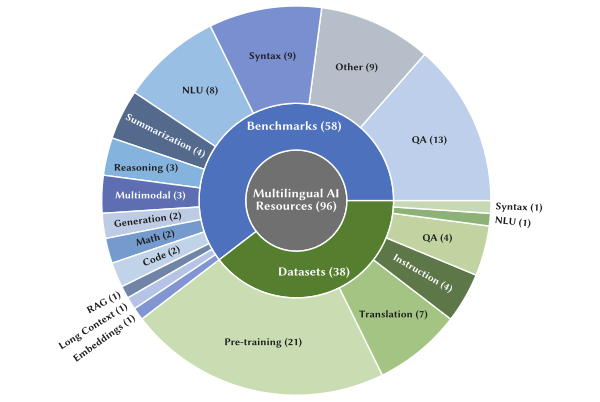

Write Python code to recreate this figure.
#!/usr/bin/env python3
"""Sunburst of the LinguaGapAtlas corpus: all resources in the centre, resource
type in the inner ring, task class within each type in the outer ring, every
ring sized by its number of resources.

Writes fig_sunburst.pdf (vector, for the paper) and fig_sunburst_preview.png
next to this script:

    python paper/figure_assets/fig_sunburst.py

Text is set in Linux Biolinum, the sans face of the acmart template, through
pdflatex and the libertine package, so the figure matches the paper's type.
Without pdflatex or libertine (or with --no-latex) it falls back to DejaVu Sans.
The figure is drawn at its printed size, 6 in wide (the height follows the
drawing), so the font sizes are the printed ones: nothing below 7.5 pt.

The counts are the consensus labels of the released corpus (data/corpus.csv,
coder = consensus-5rounds). They are fixed here, not recomputed.
"""
import argparse
import math
import shutil
import subprocess
from pathlib import Path

import matplotlib

HERE = Path(__file__).resolve().parent

ROOT = "Multilingual AI Resources"
# (task class, resources), in the order of the consensus list.
GROUPS = [
    ("Benchmarks", [("QA", 13), ("Other", 9), ("Syntax", 9), ("NLU", 8), ("Summarization", 4),
                    ("Reasoning", 3), ("Multimodal", 3), ("Generation", 2), ("Math", 2), ("Code", 2),
                    ("RAG", 1), ("Long Context", 1), ("Embeddings", 1)]),
    ("Datasets", [("Pre-training", 21), ("Translation", 7), ("Instruction", 4), ("QA", 4),
                  ("NLU", 1), ("Syntax", 1)]),
]

# Colours: a grey centre, a blue and a green resource type, and steel, slate and
# periwinkle shades of each for its classes, alternating light and dark so that
# neighbours stay apart. Labels are white or ink, whichever contrasts with the fill.
ROOT_FILL = "#707070"
GROUP_FILL = {"Benchmarks": "#4e71be", "Datasets": "#567e2f"}
CLASS_FILL = {
    "Benchmarks": ["#bdcfea", "#b6bfc9", "#7a8fd0", "#9abfe5", "#546a8c", "#84b3de", "#5d6eb3",
                   "#bdcbe5", "#749bcc", "#c0d3e8", "#7084a8", "#b5c4e6", "#8195d3"],
    "Datasets": ["#c9dcb2", "#a4c483", "#5d7748", "#c1d3a1", "#8db177", "#c7d8b5"],
}
SURFACE = "#ffffff"
INK = "#1d1d1b"

# Geometry, in units of the outer radius: the centre disc and two rings.
R_ROOT, R_GROUP, R_CLASS = 0.26, 0.50, 1.0
GAP_PT = 1.0                           # white border between segments, in points
PAD = 0.014                            # space kept between a label and its segment's edges, units
WIDTH_IN = 6.0                         # printed width; the height follows the drawing
MARGIN_IN = 0.06
UNIT_IN = 1.95                         # inches per unit (outer radius)
FS_CLASS = 7.5                         # pt
FS_GROUP = 9.0
FS_ROOT = 9.0
LINESPACING = 1.1


def latex_ok():
    """pdflatex with the libertine and pgf packages (pgf typesets the figure)."""
    if not (shutil.which("pdflatex") and shutil.which("kpsewhich")):
        return False
    found = subprocess.run(["kpsewhich", "libertine.sty", "pgf.sty"], capture_output=True, text=True).stdout
    return len(found.split()) == 2


def setup(use_latex):
    if use_latex:
        matplotlib.use("pgf")
        matplotlib.rcParams.update({
            "pgf.texsystem": "pdflatex", "pgf.rcfonts": False,
            # \pagestyle{empty}: no page number below the figure's page
            "pgf.preamble": r"\usepackage[T1]{fontenc}\usepackage{libertine}\pagestyle{empty}",
            "font.family": "sans-serif"})
    else:
        matplotlib.use("Agg")
        matplotlib.rcParams.update({"font.family": "DejaVu Sans", "pdf.fonttype": 42})


def luminance(hex_colour):
    rgb = [int(hex_colour[i:i + 2], 16) / 255 for i in (1, 3, 5)]
    r, g, b = (c / 12.92 if c <= 0.04045 else ((c + 0.055) / 1.055) ** 2.4 for c in rgb)
    return 0.2126 * r + 0.7152 * g + 0.0722 * b


def label_ink(fill):
    """White or ink, whichever has the higher contrast ratio with the fill."""
    on_white = (1.05) / (luminance(fill) + 0.05)
    on_ink = (luminance(fill) + 0.05) / (luminance(INK) + 0.05)
    return SURFACE if on_white >= on_ink else INK


class Canvas:
    """The axes, in units of the outer radius, and text measurement in those units."""

    def __init__(self):
        import matplotlib.pyplot as plt
        from matplotlib.font_manager import FontProperties
        self.FontProperties = FontProperties
        self.fig = plt.figure(figsize=(WIDTH_IN, WIDTH_IN))
        self.ax = self.fig.add_axes((0, 0, 1, 1))
        self.ax.set_axis_off()
        self.limits(0.0, 0.0, WIDTH_IN)
        self.renderer = self.fig.canvas.get_renderer()

    def limits(self, cx, cy, height_in):
        """Axes limits centred on (cx, cy) at UNIT_IN inches per unit, for a figure
        WIDTH_IN wide and height_in tall."""
        self.fig.set_size_inches(WIDTH_IN, height_in)
        w, h = WIDTH_IN / UNIT_IN, height_in / UNIT_IN
        self.ax.set_xlim(cx - w / 2, cx + w / 2)
        self.ax.set_ylim(cy - h / 2, cy + h / 2)

    def fit(self):
        """Centre the drawing on the page and make the page as tall as the drawing
        plus the margin; the scale, and so every font size, stays as drawn."""
        to_data = self.ax.transData.inverted()
        x0, y0, x1, y1 = -R_CLASS, -R_CLASS, R_CLASS, R_CLASS
        for t in self.ax.texts:
            (a, b), (c, d) = to_data.transform(t.get_window_extent(self.renderer).get_points())
            x0, y0, x1, y1 = min(x0, a), min(y0, b), max(x1, c), max(y1, d)
        need = (x1 - x0) * UNIT_IN + 2 * MARGIN_IN
        if need > WIDTH_IN + 1e-6:
            print(f"warning: the drawing is {need:.2f} in wide, more than the {WIDTH_IN} in page")
        self.limits((x0 + x1) / 2, (y0 + y1) / 2, (y1 - y0) * UNIT_IN + 2 * MARGIN_IN)
        return (x1 - x0) * UNIT_IN, (y1 - y0) * UNIT_IN

    def size(self, s, fs):
        """(width, height) of a bold label, in units: the widest line, and the
        lines' full height from the lowest descender to the highest ascender."""
        prop = self.FontProperties(size=fs, weight="bold")
        to_units = 1 / (self.fig.dpi * UNIT_IN)
        lines = s.split("\n")
        w = max(self.renderer.get_text_width_height_descent(line, prop, ismath=False)[0] for line in lines)
        h = self.renderer.get_text_width_height_descent("(Ag", prop, ismath=False)[1]
        h += (len(lines) - 1) * LINESPACING * fs * 1.2 * self.fig.dpi / 72
        return w * to_units, h * to_units

    def text(self, x, y, s, fs, color, rotation=0.0, ha="center"):
        self.ax.text(x, y, s, fontsize=fs, fontweight="bold", color=color, rotation=rotation, ha=ha,
                     va="center", rotation_mode="anchor", linespacing=LINESPACING, multialignment="center")


def polar(r, deg):
    a = math.radians(deg)
    return r * math.cos(a), r * math.sin(a)


def wedges():
    """Angles for every class, anticlockwise from 3 o'clock: the benchmarks fill
    the top and the datasets follow, as in a standard sunburst."""
    total = sum(n for _, kids in GROUPS for _, n in kids)
    per = 360 / total
    out, a = [], 0.0
    for group, kids in GROUPS:
        for i, (name, n) in enumerate(kids):
            out.append({"group": group, "name": name, "n": n, "lo": a, "hi": a + n * per,
                        "fill": CLASS_FILL[group][i]})
            a += n * per
    return out


def orientation(kind, deg):
    """Text rotation, in degrees, for a label at angle deg: horizontal, radial
    (along the radius) or tangential (across it), always turned to read upright."""
    if kind == "horizontal":
        return 0.0
    if kind == "radial":
        return deg if math.cos(math.radians(deg)) >= 0 else deg - 180
    return deg - 90 if math.sin(math.radians(deg)) >= 0 else deg + 90


def fits(cx, cy, w, h, rot, r_in, r_out, lo, hi):
    """Whether a w x h box centred on (cx, cy) and turned by rot degrees lies
    inside the ring segment, PAD from every edge (tested along its outline)."""
    c, s = math.cos(math.radians(rot)), math.sin(math.radians(rot))
    for k in range(40):
        t = k / 10
        u, v = [(t - 0.5, -0.5), (0.5, t - 1.5), (2.5 - t, 0.5), (-0.5, 3.5 - t)][k // 10]
        x, y = cx + u * w * c - v * h * s, cy + u * w * s + v * h * c
        r = math.hypot(x, y)
        rel = (math.degrees(math.atan2(y, x)) - lo) % 360
        margin = math.degrees(PAD / r)
        if not (r_in + PAD <= r <= r_out - PAD and margin <= rel <= hi - lo - margin):
            return False
    return True


def place(cv, text_lines, fs, r_in, r_out, lo, hi):
    """The first layout of a label that fits inside its segment: one line before
    two, horizontal before radial before tangential, and for each the fitting
    position nearest the segment's middle (within its central 70%).
    Returns (x, y, rotation, text) or None."""
    mid, half = (lo + hi) / 2, (hi - lo) / 2
    r_mid = (r_in + r_out) / 2
    spots = sorted((abs(dr) / (r_out - r_in) + abs(da) / half, dr, da)
                   for dr in [0.0] + [s * k * 0.02 for k in range(1, 10) for s in (1, -1)]
                   for da in [0.0] + [s * k for k in range(1, int(0.7 * half) + 1) for s in (1, -1)])
    for text in text_lines:
        w, h = cv.size(text, fs)
        for kind in ("horizontal", "radial", "tangential"):
            for _, dr, da in spots:
                rot = orientation(kind, mid + da)
                x, y = polar(r_mid + dr, mid + da)
                if fits(x, y, w, h, rot, r_in, r_out, lo, hi):
                    return x, y, rot, text
    return None


def draw(cv):
    from matplotlib.patches import Circle, Wedge
    ax = cv.ax
    classes = wedges()
    total = sum(c["n"] for c in classes)

    # Centre: every resource.
    ax.add_patch(Circle((0, 0), R_ROOT, facecolor=ROOT_FILL, edgecolor=SURFACE, linewidth=GAP_PT))
    cv.text(0, 0, f"{ROOT.replace('AI ', 'AI' + chr(10))} ({total})", FS_ROOT, label_ink(ROOT_FILL))

    # Inner ring: resource type.
    for group, kids in GROUPS:
        mine = [c for c in classes if c["group"] == group]
        lo, hi = mine[0]["lo"], mine[-1]["hi"]
        fill = GROUP_FILL[group]
        ax.add_patch(Wedge((0, 0), R_GROUP, lo, hi, width=R_GROUP - R_ROOT, facecolor=fill,
                           edgecolor=SURFACE, linewidth=GAP_PT))
        n = sum(k for _, k in kids)
        spot = place(cv, [f"{group} ({n})", f"{group}\n({n})"], FS_GROUP, R_ROOT, R_GROUP, lo, hi)
        if spot is None:
            raise SystemExit(f"the label of {group} does not fit its ring segment")
        x, y, rot, text = spot
        cv.text(x, y, text, FS_GROUP, label_ink(fill), rot)

    # Outer ring: task class. A label that fits nowhere inside its segment is set
    # just outside it, along the radius; neighbouring outside labels are fanned
    # apart just enough to keep a line's height between them.
    outside = []
    for c in classes:
        ax.add_patch(Wedge((0, 0), R_CLASS, c["lo"], c["hi"], width=R_CLASS - R_GROUP, facecolor=c["fill"],
                           edgecolor=SURFACE, linewidth=GAP_PT))
        label = f"{c['name']} ({c['n']})"
        spot = place(cv, [label, f"{c['name']}\n({c['n']})"], FS_CLASS, R_GROUP, R_CLASS, c["lo"], c["hi"])
        if spot:
            x, y, rot, text = spot
            cv.text(x, y, text, FS_CLASS, label_ink(c["fill"]), rot)
        else:
            outside.append((label, (c["lo"] + c["hi"]) / 2))
    r_out = R_CLASS + 0.025
    min_gap = math.degrees(1.3 * FS_CLASS / 72 / UNIT_IN / r_out)
    angles = fan([deg for _, deg in outside], min_gap)
    for (label, _), deg in zip(outside, angles):
        x, y = polar(r_out, deg)
        right = math.cos(math.radians(deg)) >= 0
        cv.text(x, y, label, FS_CLASS, INK, orientation("radial", deg), ha="left" if right else "right")


def fan(angles, gap):
    """The angles moved apart, in order, until neighbours are at least `gap`
    degrees apart, each run of crowded labels staying centred where it was."""
    out = list(angles)
    for _ in range(200):
        moved = False
        for i in range(len(out) - 1):
            short = gap - (out[i + 1] - out[i])
            if 1e-9 < short and out[i + 1] - out[i] < 3 * gap:     # only near neighbours
                out[i] -= short / 2
                out[i + 1] += short / 2
                moved = True
        if not moved:
            break
    return out


def main():
    ap = argparse.ArgumentParser(description=__doc__.split("\n")[0])
    ap.add_argument("--no-latex", action="store_true", help="use DejaVu Sans instead of Biolinum through LaTeX")
    args = ap.parse_args()
    use_latex = not args.no_latex and latex_ok()
    if not use_latex and not args.no_latex:
        print("pdflatex with the libertine and pgf packages not found: falling back to DejaVu Sans")
    setup(use_latex)
    cv = Canvas()
    draw(cv)
    width, height = cv.fit()
    pdf, png = HERE / "fig_sunburst.pdf", HERE / "fig_sunburst_preview.png"
    cv.fig.savefig(pdf, facecolor=SURFACE)
    try:
        cv.fig.savefig(png, dpi=300, facecolor=SURFACE)
    except RuntimeError as e:      # through LaTeX, the PNG is converted from the PDF
        raise SystemExit(f"wrote {pdf}, but not the PNG preview, which needs pdftocairo or ghostscript: {e}")
    from PIL import Image          # flatten onto white: the page's last pixel row is fractional
    with Image.open(png) as im:
        flat = Image.new("RGB", im.size, SURFACE)
        flat.paste(im, mask=im.getchannel("A") if "A" in im.getbands() else None)
    flat.save(png, dpi=(300, 300))
    print(f"wrote {pdf} and {png}: drawing {width:.2f} x {height:.2f} in on a "
          f"{WIDTH_IN:.1f} x {height + 2 * MARGIN_IN:.2f} in page")


if __name__ == "__main__":
    main()
